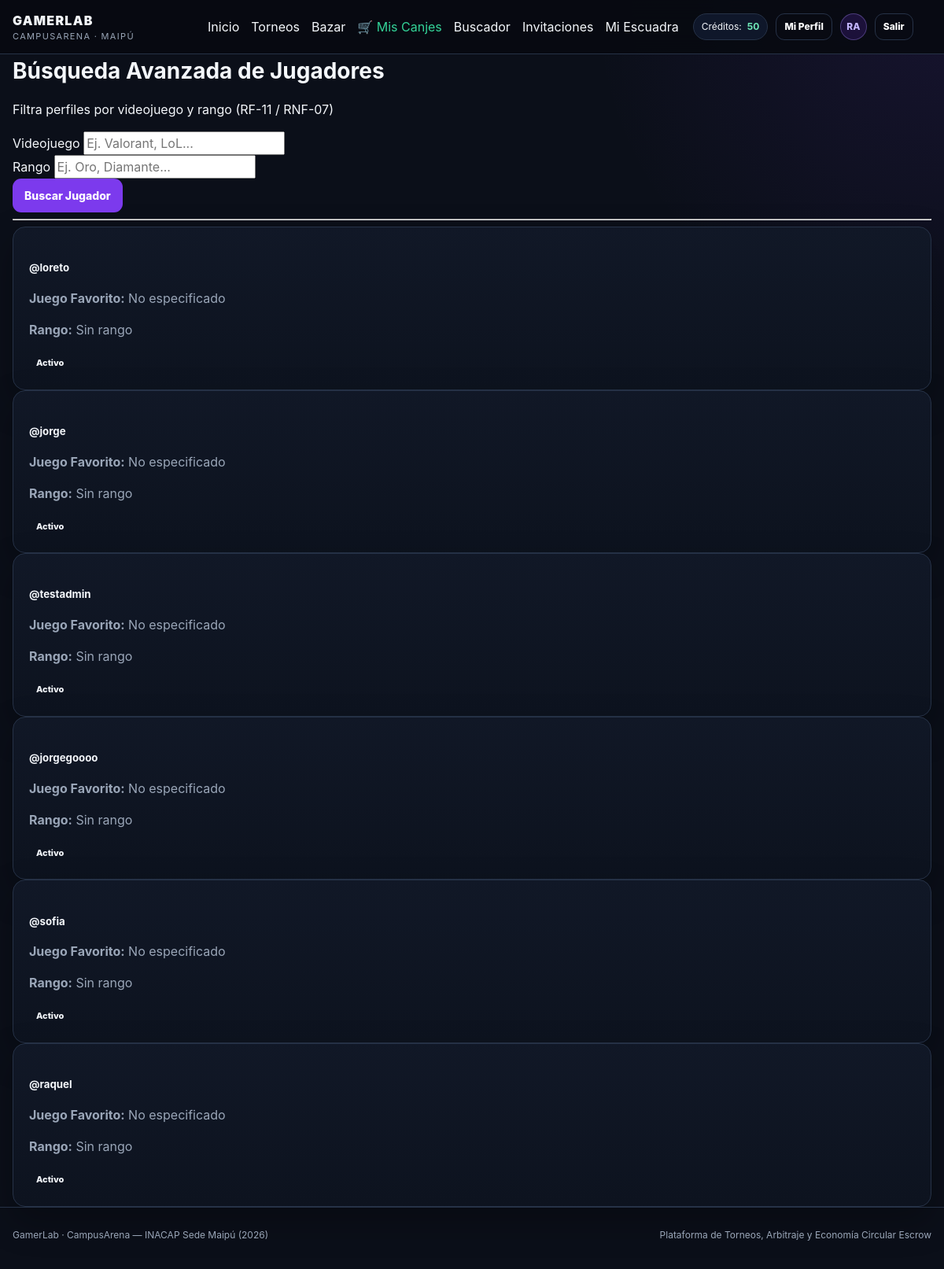
Page /buscar-jugadores/ (signed in) on the committed database.
### cuentas/models.py (models this page shows)
class Usuario(AbstractUser):
    ROLES = (
        ('Jugador', 'Jugador / Estudiante'),
        ('Administrador', 'Administrador de Sede'),
        ('DAE', 'DAE / Curricular (Gestión de Premios)'),
    )
    rol = models.CharField(max_length=20, choices=ROLES, default='Jugador')
    run = models.CharField(max_length=12, unique=True, null=True, blank=True)
    carrera = models.ForeignKey(Carrera, on_delete=models.SET_NULL, null=True, blank=True)
    saldo_creditos = models.DecimalField(max_digits=10, decimal_places=2, default=50.00)
    gamertag = models.CharField(max_length=50, blank=True, null=True)
    juego_favorito = models.CharField(max_length=100, blank=True, null=True)
    rango = models.CharField(max_length=50, blank=True, null=True)
    groups = models.ManyToManyField(
        'auth.Group',
        related_name='usuario_groups',
        blank=True,
        help_text='The groups this user belongs to.',
        verbose_name='groups',
    )
    user_permissions = models.ManyToManyField(
        'auth.Permission',
        related_name='usuario_user_permissions',
        blank=True,
        help_text='Specific permissions for this user.',
        verbose_name='user permissions',
    )

### torneos/views.py (the view)
# urls.py: path('buscar-jugadores/', views.buscar_jugadores_view, name='buscar_jugadores'),
@login_required
def buscar_jugadores_view(request):
    juego_query = request.GET.get('juego', '').strip()
    rango_query = request.GET.get('rango', '').strip()
    jugadores = Usuario.objects.filter(is_active=True)
    if juego_query:
        jugadores = jugadores.filter(juego_favorito__icontains=juego_query)
    if rango_query:
        jugadores = jugadores.filter(rango__iexact=rango_query)
    context = {
        'jugadores': jugadores,
        'juego_seleccionado': juego_query,
        'rango_seleccionado': rango_query,
    }
    return render(request, 'buscar_jugadores.html', context)

### templates/buscar_jugadores.html
{% extends 'base.html' %}
{% block content %}
<div class="container mt-4">
    <h2>Búsqueda Avanzada de Jugadores</h2>
    <p class="text-muted">Filtra perfiles por videojuego y rango (RF-11 / RNF-07)</p>
    <form method="GET" action="{% url 'buscar_jugadores' %}" class="row g-3 mb-4">
        <div class="col-md-4">
            <label for="juego" class="form-label">Videojuego</label>
            <input type="text" class="form-control" id="juego" name="juego" value="{{ juego_seleccionado }}" placeholder="Ej. Valorant, LoL...">
        </div>
        <div class="col-md-4">
            <label for="rango" class="form-label">Rango</label>
            <input type="text" class="form-control" id="rango" name="rango" value="{{ rango_seleccionado }}" placeholder="Ej. Oro, Diamante...">
        </div>
        <div class="col-md-4 d-flex align-items-end">
            <button type="submit" class="btn btn-primary w-100">Buscar Jugador</button>
        </div>
    </form>
    <hr>
    <div class="row">
        {% if jugadores %}
            {% for j in jugadores %}
                <div class="col-md-4 mb-3">
                    <div class="card shadow-sm">
                        <div class="card-body">
                            <h5 class="card-title">@{{ j.username }}</h5>
                            <p class="card-text mb-1"><strong>Juego Favorito:</strong> {{ j.juego_favorito|default:"No especificado" }}</p>
                            <p class="card-text mb-1"><strong>Rango:</strong> {{ j.rango|default:"Sin rango" }}</p>
                            <span class="badge bg-success">Activo</span>
                        </div>
                    </div>
                </div>
            {% endfor %}
        {% else %}
            <div class="col-12">
                <div class="alert alert-warning" role="alert">
                    No se encontraron jugadores que coincidan con los filtros de búsqueda.
                </div>
            </div>
        {% endif %}
    </div>
</div>
{% endblock %}

### templates/base.html (shortened to what this page needs)
{% load static %}
<!doctype html>
<html lang="es">
<head>
  <link rel="stylesheet" href="{% static 'css/styles.css' %}">
</head>
<body>
  <header class="site-header">
    <div class="container navbar">
      <a class="brand" href="{% url 'home' %}">
        <div>
          <span class="brand-title">GAMERLAB</span>
          <span class="brand-sub">CampusArena · Maipú</span>
        </div>
      </a>
      <nav style="display: flex; align-items: center; gap: 15px; flex-wrap: wrap;">
        <a href="{% url 'home' %}">Inicio</a>
        <a href="{% url 'lista_torneos' %}">Torneos</a>
        <a href="{% url 'bazar_catalogo' %}">Bazar</a>
        <a href="{% url 'mis_canjes' %}" style="color: #34d399;">🛒 Mis Canjes</a>
        <a href="{% url 'buscar_jugadores' %}">Buscador</a>
        <a href="{% url 'mis_invitaciones' %}">Invitaciones</a>
        <a href="{% url 'gestionar_escuadra' %}">Mi Escuadra</a>
      </nav>
      <div class="user-zone">
        {% if user.is_authenticated %}
          <div class="credit-pill">
            <span>Créditos:</span>
            <strong>{{ user.saldo_creditos|floatformat:0 }}</strong>
          </div>
          <a class="btn btn-sm btn-ghost" href="{% url 'perfil_billetera' %}" title="Ver mi perfil y billetera">Mi Perfil</a>
          <div class="avatar" title="{{ user.username }} ({{ user.rol }})">
            {{ user.username|slice:":2"|upper }}
          </div>
          <a class="btn btn-sm btn-ghost" href="{% url 'logout' %}">Salir</a>
        {% else %}
          <a class="btn btn-sm" href="{% url 'login' %}">Ingresar</a>
          <a class="btn btn-sm btn-primary" href="{% url 'registro' %}">Registro</a>
        {% endif %}
      </div>
    </div>
  </header>
  {% block content %}
  {% endblock %}
  <footer class="site-footer">
    <div class="container footer-row">
      <span>GamerLab · CampusArena — INACAP Sede Maipú (2026)</span>
      <span>Plataforma de Torneos, Arbitraje y Economía Circular Escrow</span>
    </div>
  </footer>
</body>
</html>

### static/css/styles.css (style rules this page uses)
:root { --bg: #0b0f19; --surface: #111827; --surface-2: #0f172a; --surface-3: #151d2f; --border: #263247; --text: #f4f7fb; --muted: #9aa6b8; --primary: #7c3aed; --primary-2: #a78bfa; --success: #10b981; --warning: #f59e0b; --danger: #ef4444; --info: #38bdf8; --radius: 16px; --shadow: 0 18px 45px rgba(0, 0, 0, .28); }
* { box-sizing: border-box; }
html { scroll-behavior: smooth; }
body { margin: 0; min-height: 100vh; background: radial-gradient(circle at top right, rgba(124, 58, 237, .10), transparent 28rem), var(--bg); color: var(--text); font-family: Inter, ui-sans-serif, system-ui, -apple-system, BlinkMacSystemFont, "Segoe UI", sans-serif; line-height: 1.5; }
a { color: inherit; text-decoration: none; }
button, input, select, textarea { font: inherit; }
button { cursor: pointer; }
.container { width: min(1180px, calc(100% - 32px)); margin: 0 auto; }
.site-header { position: sticky; top: 0; z-index: 50; background: rgba(7, 10, 17, .88); backdrop-filter: blur(14px); border-bottom: 1px solid var(--border); }
.navbar { min-height: 68px; display: flex; align-items: center; gap: 18px; }
.brand { display: flex; align-items: center; gap: 12px; min-width: 230px; }
.brand-title { font-weight: 900; letter-spacing: .08em; }
.brand-sub { display: block; color: var(--muted); font-size: 11px; letter-spacing: .12em; text-transform: uppercase; }
.user-zone { display: flex; gap: 10px; align-items: center; }
.credit-pill { display: flex; gap: 7px; align-items: center; background: #0f172a; border: 1px solid var(--border); padding: 7px 10px; border-radius: 999px; font-size: 12px; }
.credit-pill strong { color: #6ee7b7; }
.avatar { width: 34px; height: 34px; display: grid; place-items: center; border-radius: 50%; background: rgba(124, 58, 237, .18); border: 1px solid rgba(167, 139, 250, .35); color: #c4b5fd; font-weight: 800; font-size: 12px; }
h2 { margin: 0; font-size: 28px; }
.btn { border: 1px solid var(--border); background: #171f31; color: white; padding: 10px 14px; border-radius: 11px; font-weight: 800; font-size: 14px; transition: .18s ease; }
.btn-primary { background: var(--primary); border-color: transparent; }
.btn-ghost { background: transparent; }
.btn-sm { padding: 7px 10px; font-size: 12px; }
.card { background: linear-gradient(180deg, rgba(17, 24, 39, .98), rgba(13, 19, 31, .98)); border: 1px solid var(--border); border-radius: var(--radius); padding: 20px; box-shadow: var(--shadow); }
.card-title { display: flex; align-items: center; justify-content: space-between; gap: 10px; margin-bottom: 12px; }
.card p { color: var(--muted); }
.badge { display: inline-flex; align-items: center; gap: 6px; padding: 4px 8px; border-radius: 999px; font-size: 11px; font-weight: 800; border: 1px solid transparent; }
.site-footer { border-top: 1px solid var(--border); color: var(--muted); padding: 26px 0 34px; font-size: 12px; }
.footer-row { display: flex; justify-content: space-between; gap: 20px; flex-wrap: wrap; }

### rows in the picture
Usuario: saldo_creditos "50", username "RA", username "raquel", juego_favorito "No especificado", rango "Sin rango"
Usuario: username "loreto", juego_favorito "No especificado", rango "Sin rango"
Usuario: username "jorge", juego_favorito "No especificado", rango "Sin rango"
Usuario: username "testadmin", juego_favorito "No especificado", rango "Sin rango"
Usuario: username "jorgegoooo", juego_favorito "No especificado", rango "Sin rango"
Usuario: username "sofia", juego_favorito "No especificado", rango "Sin rango"
